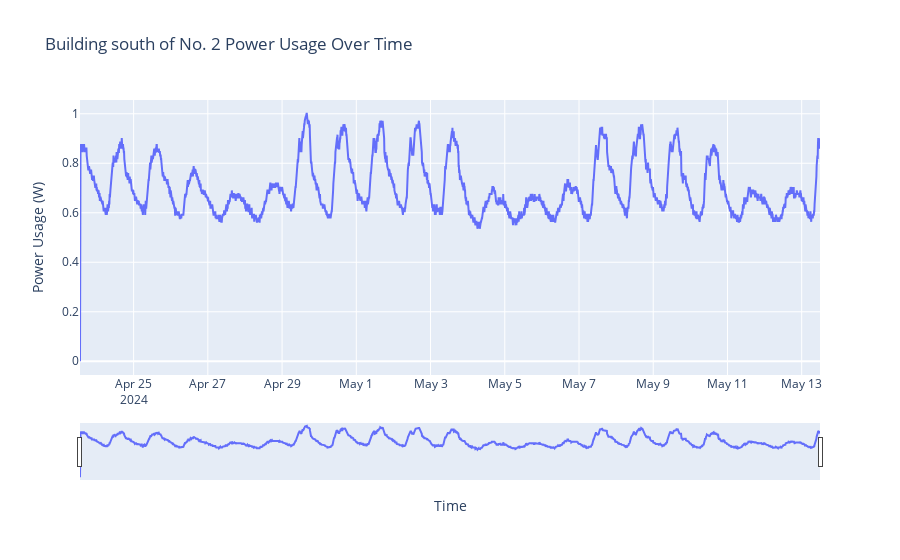

Notebook source saved alongside this figure:
### Code cell
import plotly.graph_objects as go
data = pd.read_csv("2_south.csv")
fig = go.Figure()

fig.add_trace(go.Scatter(x=data['DateTime'], y=data['PowerUsage'], mode='lines', name='Power Usage'))
fig.update_layout(
    title='Building south of No. 2 Power Usage Over Time',
    xaxis_title='Time',
    yaxis_title='Power Usage (W)',
    xaxis_rangeslider_visible=True 
)

fig.show()

### Figure 1 — Plotly figure (JSON) as saved in the notebook; plotly's stock layout.template omitted (floating-point values rounded to 4 significant figures; data arrays with more than 128 entries replaced by an {"elided": "..."} marker saying what was removed)
{"data": [{"mode": "lines", "name": "Power Usage", "type": "scatter", "x": {"elided": "2872 str values"}, "y": {"elided": "2872 float values"}}], "layout": {"title": {"text": "Building south of No. 2 Power Usage Over Time"}, "xaxis": {"rangeslider": {"visible": true}, "title": {"text": "Time"}}, "yaxis": {"title": {"text": "Power Usage (W)"}}}}
